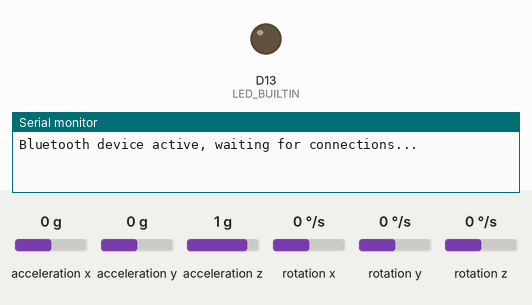
Recording of a sketch running on a simulated Arduino Nano 33 IoT. Parts: output pins drawn as LEDs (lit = HIGH), the last lines printed to the serial monitor. The test bench sets the inputs (shaded band); at power-on: acceleration x 0 g, acceleration y 0 g, acceleration z 1 g, rotation x 0 °/s, rotation y 0 °/s, rotation z 0 °/s. Nothing arrives over Bluetooth unless stated; a phone connects over Bluetooth LE 3 s after start.

Above: at 0.1 s.
At 3.1 s:
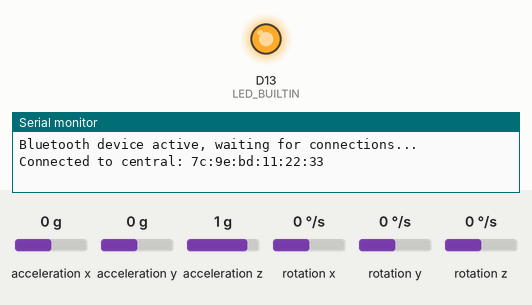
Timing chart, 0 to 4.6 s (numbered marks = the images above):
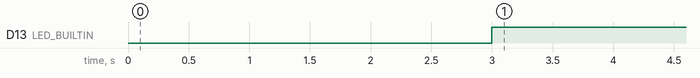

The sketch:

spiky_data_sender.ino
```cpp
/* This code runs on an Arduino Nano 33 IOT or similar devices.
It reads the acceleration values of the inbuilt IMU and sends them to a connected device via BLE.
*/

#include <Arduino_LSM6DS3.h>
#include <ArduinoBLE.h>

BLEService imuService("00002a24-0000-1000-8000-00805f9b34fb");

// The arduino sends 7 values: 3 acceleration values, 3 orientation values and one timestamp (relative to start)
BLECharacteristic vecFloat("2A01", BLERead | BLENotify, 7 * sizeof(float));

void setup()
{
    Serial.begin(9600);
    IMU.begin();

    pinMode(LED_BUILTIN, OUTPUT);
    if (!BLE.begin())
    {
        Serial.println("starting BLE failed!");
        while (1)
            ;
    }

    BLE.setLocalName("IMU Monitor");
    BLE.setDeviceName("IMU Monitor");
    BLE.setAdvertisedService(imuService);
    imuService.addCharacteristic(vecFloat);
    BLE.addService(imuService);

    BLE.advertise();
    Serial.println("Bluetooth device active, waiting for connections...");
}

void loop()
{
    float vec[7];
    BLEDevice central = BLE.central();

    if (central)
    {
        Serial.print("Connected to central: ");
        Serial.println(central.address());
        digitalWrite(LED_BUILTIN, HIGH);

        while (central.connected())
        {
            vec[6] = float(millis());
            IMU.readAcceleration(vec[0], vec[1], vec[2]);
            IMU.readGyroscope(vec[3], vec[4], vec[5]);
            vecFloat.writeValue((byte *)vec, sizeof(vec), false);
            central.poll();
        }
        digitalWrite(LED_BUILTIN, LOW);
    }
}
```

Measured:
- by itself, D13 (LED_BUILTIN): LOW → HIGH at 3.0 s
